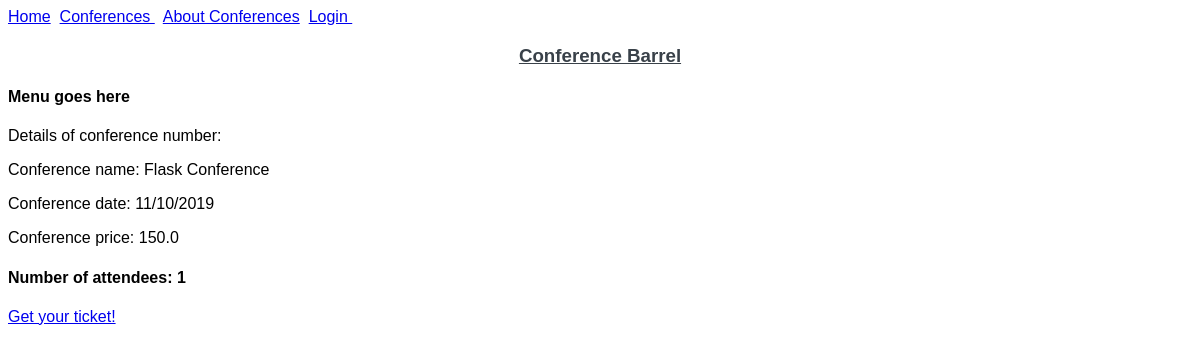
The app's page /conferences/2 with its own data.
### main.py (models this page shows, shortened)
class Conference(db.Model):
    id = db.Column(db.Integer, primary_key=True)
    title = db.Column(db.String, nullable=False)
    date = db.Column(db.DateTime, nullable=False, default=datetime.utcnow)
    ticket_cost = db.Column(db.Float, nullable=False)
    attendees = db.relationship('ConferenceBarrelUser', secondary='conference_barrel_tickets')

### main.py (the view)
@app.route('/conferences')
@app.route('/conferences/<int:conference_id>')
def conferences(conference_id=None):
    if conference_id is not None:
        global Conf_num
        Conf_num = conference_id
        conference_details = Conference.query.get(conference_id)
        if conference_details is None:
            abort(404)
        return render_template('details.html', conference_details=conference_details)
    else:
        return render_template('conferences.html', conferences=Conference.query.all())

### templates/details.html
{% extends 'basetemplatepage.html' %}
{% block content %}
<p> Details of conference number: </p>
<p> Conference name: {{conference_details.title}} </p>
<p> Conference date: {{conference_details.date.strftime('%d/%m/%Y') }} </p>
<p> Conference price: {{conference_details.ticket_cost}} </p>
<h4> Number of attendees: {{ conference_details.tickets.all() | count}} </h4>
        {% if current_user.is_authenticated %}
                <a href="{{ url_for('new_ticket', conference_id=conference_details.id)}}">Get your ticket!</a></br>
        {% else %}
            <p> <a href="{{ url_for('login')}}">Get your ticket!</a></br>
        {% endif %}
{% endblock %}

### static/styles/main.css (style rules this page uses)
* { font-family: Arial, Helvetica, sans-serif; }

### records on screen
Conference: title "Flask Conference", date "11/10/2019", ticket_cost "150.0"

### other values on screen
{{ conference_details.tickets.all() | count }} "1"
